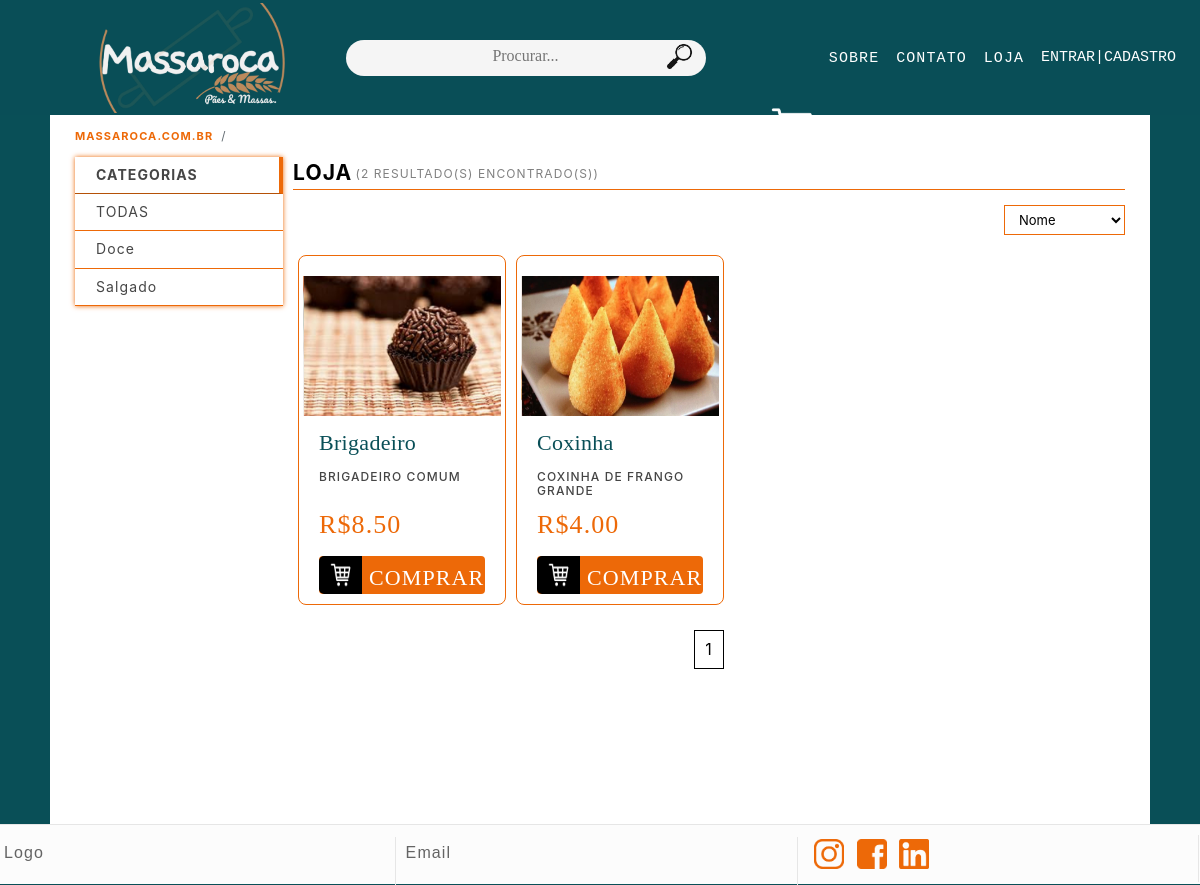
The page /loja on the database its author committed.
### loja/models.py (models this page shows, shortened)
class Produtos(models.Model):
    disponivel_escolha = [
    ('Sim','Sim'),
    ('Não','Não'),
    ]
    Nome = models.CharField(max_length=128)
    Categoriateste = models.ForeignKey(Categorias ,on_delete=models.CASCADE, default=0)
    Descrição = models.CharField(max_length=1024)
    Fotos = models.ImageField(upload_to='loja/static/produtos/fotos/')
    Fotos_2 = models.ImageField(upload_to='loja/static/produtos/fotos/')
    Preço = models.DecimalField(max_digits=10, decimal_places=2)
    Disponivel = models.CharField(max_length=8,choices=disponivel_escolha, default='Sim')

class Categorias(models.Model):
    Nome = models.CharField(max_length=30)
    def __str__(self):
        return self.Nome

### loja/views.py (the view)
# urls.py: path("loja", views.loja_principal, name="loja"),
def loja_principal(request, ordem="Nome", num_pagina=1):
    try:
        produtos = Produtos.objects.order_by(ordem)
        num = Produtos.objects.order_by(ordem).count()
        categorias = Categorias.objects.all()
    except KeyError:
        return render(request, "loja/erro.html")
    if num > 16:
        pags = int(num/16) + 1
    else:
        pags = 1
    paginas = []
    for n in range(1, pags + 1):
        paginas.append(n)
    produtos = produtos[(num_pagina - 1)*16:16*num_pagina]
    context = {
        "produtos": produtos,
        "categorias": categorias,
        "num": num,
        "ordem": ordem,
        "paginas": paginas,
        "num_pagina": num_pagina,
        "log": request.user.is_authenticated,
        "username": request.user
    }
    final_status2 = final_status(request)
    context.update(final_status2)
    clear_status(request)
    return render(request, "loja/loja.html", context)

### loja/views.py (called while the page is built)
def clear_status(request):
    request.session['status'] = 'none'
    request.session['status2'] = 'none'
    request.session['status3'] = 'none'
    request.session['status4'] = 'none'
    request.session['status5'] = 'none'
    request.session['status6'] = 'none'
    request.session['status7'] = 'none'
    request.session['status8'] = 'none'
    request.session['status9'] = 'none'
    request.session['status10'] = 'none'

### loja/templates/loja/loja.html (shortened to what this page needs)
{% extends "loja/layout.html" %}
{% load static %}
{% block body %}
    <div class="pre blocos" style="min-height:0;">
        <ul class="local">
            <li><a class="local_item" href="{% url 'index' %}"><strong>massaroca.com.br</strong></a></li>
        </ul>
    </div>
    <div class="blocos">
        <div class="principal">
            <div class="ferramentas">
                <div class="titulo">
                    {% if cat != None %}
                    {{cat}}
                    {% elif pesquisa != None %}
                    Pesquisa: "{{ pesquisa }}"
                    {% else %}
                    Loja
                    {% endif %}
                    <div class="resultados">
                        ({{num}} resultado(s) encontrado(s))
                    </div>
                </div>
                <div class="ordenar">
                    {% if cat != None %}
                        <select id="ordem" onchange="location = this.value;" class="escolher-ordem" data-role="sorter">
                            <option value="{% url 'categoria' categoria=cat ordem='Nome' num_pagina=num_pagina %}">Nome</option>
                            <option value="{% url 'categoria' categoria=cat ordem='Preço' num_pagina=num_pagina %}">Menor preço</option>
                            <option value="{% url 'categoria' categoria=cat ordem='-Preço' num_pagina=num_pagina %}">Maior preço</option>
                        </select>
                    {% elif pesquisa != None %}
                    {% else %}
                        <select id="ordem" onchange="location = this.value;" class="escolher-ordem" data-role="sorter">
                            <option value="{% url 'loja_ordem' ordem='Nome' num_pagina=num_pagina %}">Nome</option>
                        </select>
                    {% endif %}
                </div>
            </div>
                <div class="conteudo">
                    <div class="produtos">
                        {% for produto in produtos %}
                        <li>
                            <div class="prod">
                                {% if cat != None %}
                                <img src="../../../../{{produto.Fotos.url|slice:'5:'}}" alt="produto" class="produto_foto_top"/>
                                <img src="../../../../{{produto.Fotos_2.url|slice:'5:'}}" alt="produto" class="produto_foto_bottom"/>
                                {% elif pesquisa != None %}
                                <img src="../../{{produto.Fotos.url|slice:'5:'}}" alt="produto" class="produto_foto_top"/>
                                <img src="../../{{produto.Fotos_2.url|slice:'5:'}}" alt="produto" class="produto_foto_bottom"/>
                                {% else %}
                                <img src="../{{produto.Fotos.url|slice:'5:'}}" alt="produto" class="produto_foto_top"/>
                                {% endif %}
                                <div class="produto_texto">
                                    <h2 class="produto_titulo"><a class="redir_item" href="{% url 'produto' produto.id %}">{{produto.Nome}}</a></h2>
                                    <h3 class="produto_desc">{{produto.Descrição}}</h3>
                                    <div class="produto_preço">R${{produto.Preço}}</div>
                                {% if produto.Disponivel == "Sim" %}
                                    <a href="{% url 'produto' produto.id %}" class="comprar">
                                        <span id="before">
                                            <img src="{% static '/images/shop-branco.png' %}" alt="Carrinho" class="compras">
                                        </span>
                                        <span class="botao_comprar">
                                            COMPRAR
                                        </span>
                                    </a>
                                {% else %}
                                <span class="indisponivel">INDISPONÍVEL</span>
                                {% endif %}
                                </div>
                            </div>
                        </li>
                        {% endfor %}
                    </div>
                </div>
                <div class="ferramentas center" style="margin-top:15px;">
                {% if cat != None %}
                    {% for pagina in paginas %}
                        <div class="num_pagina">
                            <a class="redir" href="{% url 'categoria' categoria=cat ordem=ordem num_pagina=pagina %}">{{pagina}}</a>
                        </div>
                    {% endfor %}
                {% elif pesquisa != None %}
                {% else %}
                    {% for pagina in paginas %}
                        <div class="num_pagina">
                            <a class="redir" style="color:black" href="{% url 'loja_ordem' ordem=ordem num_pagina=pagina %}">{{pagina}}</a>
                        </div>
                    {% endfor %}
                {% endif %}
                </div>
            </div>
        <div class="barracategoria">
                <div class="categorias">
                    <ol>
                        <li class="item" style="cursor: auto; border-right:4px solid #ED6908; border-bottom: 1px solid #b55107;"><strong>CATEGORIAS</strong></li>
                        <li class="item">
                            <a class="redir" href="{% url 'loja' %}">TODAS</a>
                        </li>
                        {% for categoria in categorias %}
                        <li class="item">
                            <a class="redir" href="{% url 'categoria' categoria=categoria num_pagina=1 ordem='Nome' %}">{{ categoria }}</a>
                        </li>
                        {% endfor %}
                    </ol>
            </div>
        </div>
    </div>
{% endblock %}

### loja/templates/loja/layout.html (shortened to what this page needs)
{% load static %}
<!DOCTYPE html>
<html>
    <head>
        <link rel="stylesheet" href="https://stackpath.bootstrapcdn.com/bootstrap/4.3.1/css/bootstrap.min.css">
        <link rel="stylesheet" href="{% static 'styles.css' %}"/>
        <link rel="stylesheet" href="{% static 'aos/aos.css' %}"/>
    </head>
    <body>
    <div class="pagina">
        <nav class="nav">
            <div class="container_32">
                <div class="box_logo">
                    <a href="{% url 'index' %}"><img src="{% static '/images/Logo_massaroca_render.png' %}" alt="Carrinho" class="logo"></a>
                </div>
                <div class="procura">
                    <form action="{% url 'pesquisa' %}" method="post">
                        <input class="pesquisa" name="pesquisa" placeholder="Procurar..." type="text"/>
                        <input type="image"src="{% static '/images/pesquisa.png' %}" alt="Pesquisar" class="botao_pesquisa">
                    </form>
                </div>
            <div class="container_31">
                <div class="cart">
                    <a href="{% url 'carrinho' %}"><img src="{% static '/images/shop-branco.png' %}" alt="Carrinho" class="cart_2"></a>
                </div>
                <div class="box-sobre">
                    <div class="sobre">SOBRE</div>
                </div>
                <div class="box-contato">
                    <div class="contato">CONTATO</div>
                </div>
                <div class="box-loja">
                    <div class="loja"><a class="bot_loja" href="{% url 'loja' %}">LOJA</a></div>
                </div>
                <div class="user">
                    {% if log == True %}
                    <div class="dropdown">
                        <button class="btn dropdown-toggle logado" type="button" id="dropdownMenuButton" data-toggle="dropdown" aria-haspopup="true" aria-expanded="false"><img src="{% static '/images/perfil.png' %}" alt="perfil" class="perfil_foto"></button>
                            <div class="dropdown-menu" aria-labelledby="dropdownMenuButton">
                                <a class="dropdown-item">Olá, <strong>{{username.first_name}}</strong>!</a>
                                <a class="dropdown-item" href="{% url 'pedidos' %}">Seus pedidos</a>
                                <a class="dropdown-item" href="{% url 'perfil' %}">Seu Perfil</a>
                                <a class="dropdown-item" href="{% url 'logout1' %}">Logout <img src="{% static '/images/logout.png' %}" alt="Logout" class="logout"></a>
                            </div>
                    </div>
                    {% else %}
                    <button id="login" class="btn botao_login">ENTRAR|CADASTRO</button>
                    {% endif %}
                </div>
            </div>
            </div>
        </nav>
        <div id="body">
        {% block body %}
        {% endblock %}
        </div>
        <div class="barinf">
            <div class="baritem">
                Logo
            </div>
            <div class="baritem">
                Email
            </div>
            <div class="baritem">
                <img src="{% static '/images/instagram.png' %}" alt="Instagram" class="redebar">
                <img src="{% static '/images/facebook.png' %}" alt="Facebook" class="redebar">
                <img src="{% static '/images/linkedin.png' %}" alt="LinkedIn" class="redebar">
            </div>
        </div>
    </div>
    </body>
</html>

### rows shown on the page
Produtos: Fotos (picture), Nome "Brigadeiro", Descrição "BRIGADEIRO COMUM", Preço "8.50"
Produtos: Fotos (picture), Nome "Coxinha", Descrição "COXINHA DE FRANGO GRANDE", Preço "4.00"
Categorias: Nome "Doce"
Categorias: Nome "Salgado"

### other values the page prints
{{ num }} "2"
{{ pagina }} "1"
